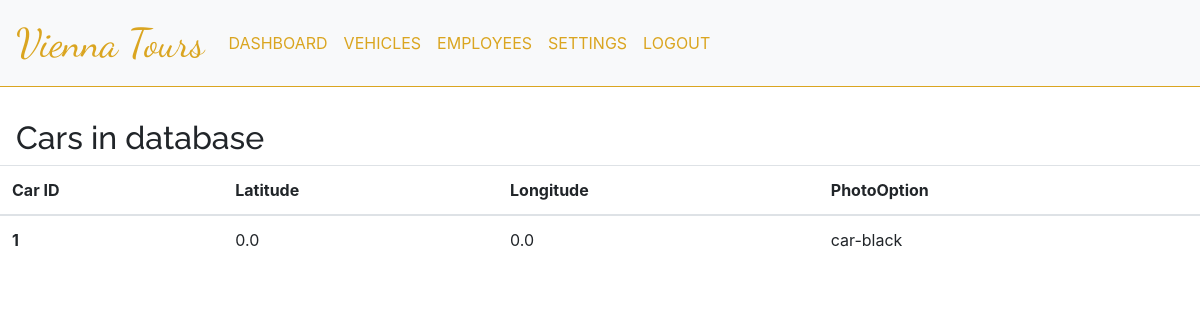
Before: /supervisor/listcar/ (signed in) with the older database file.
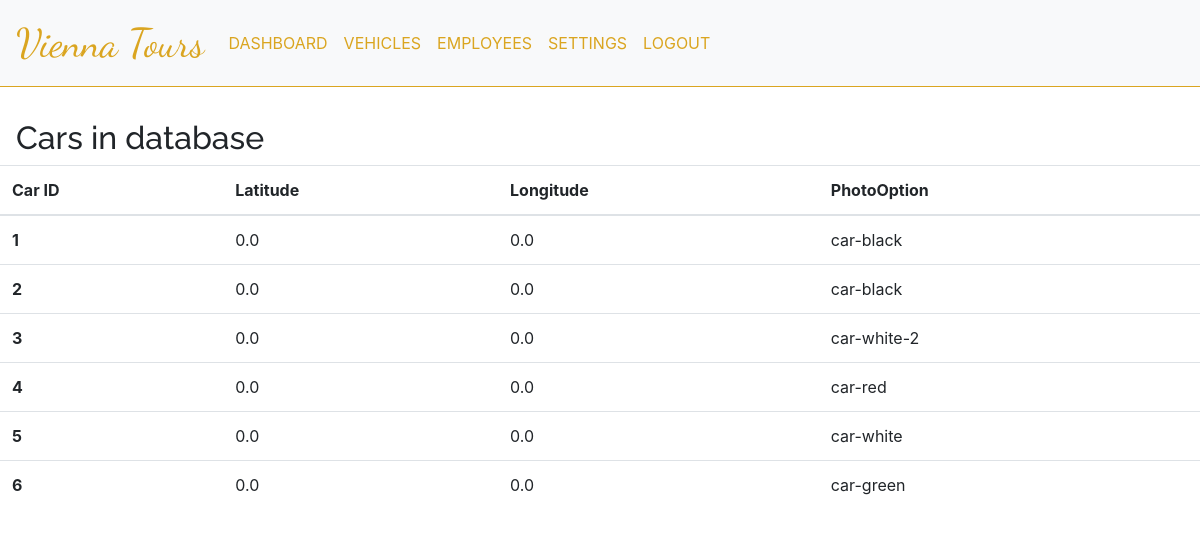
After: the same page with the newer database file.
### supervisor/models.py (models this page shows)
class Car(models.Model):
    latitude = models.FloatField(default=0.0)
    longitude = models.FloatField(default=0.0)
    photoOption = models.CharField(max_length=20, default='car-black')

### supervisor/views.py (the view)
# urls.py: path('listcar/', views.listcar, name='supervisor-listcar'),
def listcar(request):
    cars = {
        'cars' : Car.objects.all()
    }
    return render(request, 'supervisor/listcar.html', cars)

### supervisor/templates/supervisor/listcar.html
{% extends "nav.html" %}
{% block content %}
<div class="table-header">
    <h2>Cars in database</h2>
</div>
<table class="table">
    <thead>
        <tr>
            <th scope="col">Car ID</th>
            <th scope="col">Latitude</th>
            <th scope="col">Longitude</th>
            <th scope="col">PhotoOption</th>
        </tr>
        </thead>
        <tbody>
    {% for car in cars %}
    <tr>
        <th scope="row">{{ car.id }}</th>
        <td>{{ car.latitude }}</td>
        <td>{{ car.longitude }}</td>
        <td>{{ car.photoOption }}</td>
    </tr>
    {% endfor %}
</tbody>
</table>
{% endblock content %}

Changed rows visible on the page:
added Car: id "2", latitude "0.0", longitude "0.0", photoOption "car-black"
added Car: id "3", latitude "0.0", longitude "0.0", photoOption "car-white-2"
added Car: id "4", latitude "0.0", longitude "0.0", photoOption "car-red"
added Car: id "5", latitude "0.0", longitude "0.0", photoOption "car-white"
added Car: id "6", latitude "0.0", longitude "0.0", photoOption "car-green"
